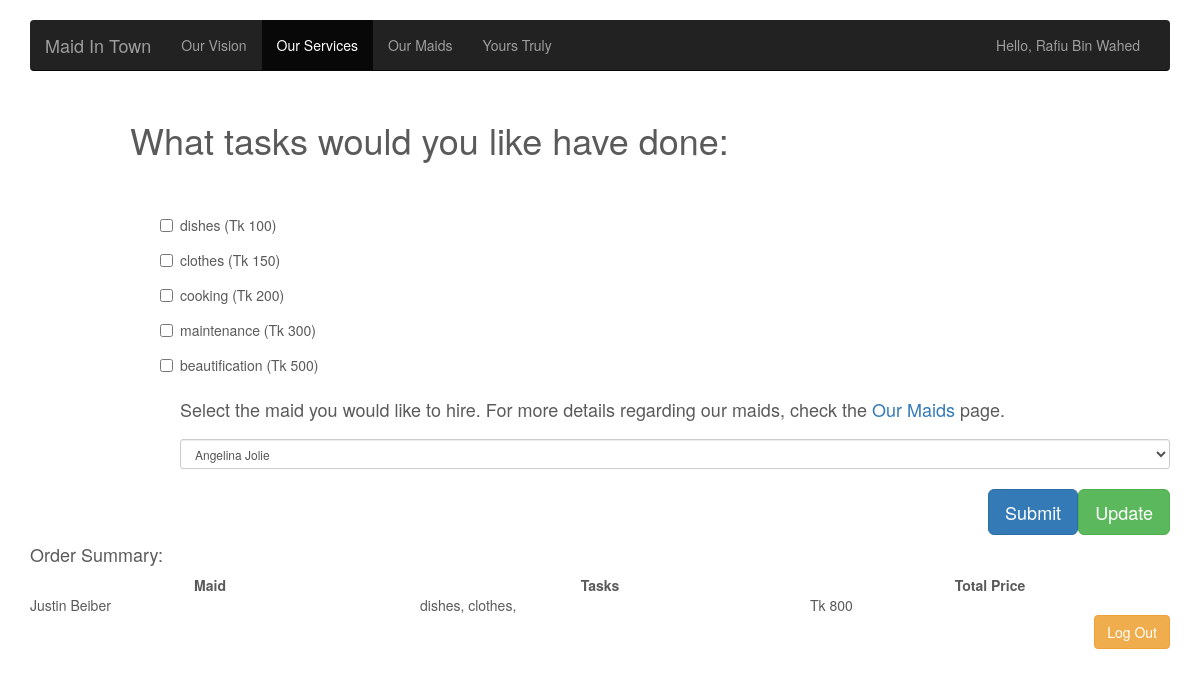
The app's page /services.php (signed in) with its own data.
### tables this page shows
CREATE TABLE IF NOT EXISTS `users` (
`id` int(11) NOT NULL,
  `name` varchar(50) NOT NULL,
  `email` varchar(50) NOT NULL,
  `password` varchar(50) NOT NULL,
  `address` varchar(50) NOT NULL,
  `phone` varchar(11) NOT NULL
);

CREATE TABLE IF NOT EXISTS `task_price` (
`id` int(11) NOT NULL,
  `dishes` int(11) NOT NULL,
  `clothes` int(11) NOT NULL,
  `cooking` int(11) NOT NULL,
  `maintenance` int(11) NOT NULL,
  `beatification` int(11) NOT NULL
);

CREATE TABLE IF NOT EXISTS `user_maid` (
`id` int(11) NOT NULL,
  `user_id` int(11) NOT NULL,
  `maid_id` int(11) NOT NULL,
  `total_price` int(11) NOT NULL
);

CREATE TABLE IF NOT EXISTS `maids` (
`id` int(11) NOT NULL,
  `name` varchar(50) NOT NULL,
  `gender` varchar(10) NOT NULL,
  `contract` varchar(10) NOT NULL
);

CREATE TABLE IF NOT EXISTS `tasks` (
`id` int(11) NOT NULL,
  `user_id` int(11) NOT NULL,
  `dishes` tinyint(1) NOT NULL,
  `clothes` tinyint(1) NOT NULL,
  `cooking` tinyint(1) NOT NULL,
  `maintenance` tinyint(1) NOT NULL,
  `beautification` tinyint(1) NOT NULL
);

### services.php (the view, shortened to what this page needs)
<?php include_once("includes/connection.php"); ?>
<?php
    if (isset($_SESSION['user_id'])){
        $user_id = $_SESSION['user_id'];
        $query = "select name from users WHERE id = {$user_id}";
        $user_name = mysqli_query($connection, $query);
        $user_name = mysqli_fetch_assoc($user_name);
    }
?>
<?php
    $query = "SELECT dishes, clothes, cooking, maintenance, beautification FROM tasks;";
    $tasks_result = mysqli_query($connection, $query);
    $fields = mysqli_fetch_fields($tasks_result);
    $query = "SELECT * FROM maids;";
    $maid_names = mysqli_query($connection, $query);
    $query = "SELECT * FROM task_price;";
    $task_price_result = mysqli_query($connection, $query);
    $task_price = mysqli_fetch_array($task_price_result, MYSQLI_NUM);
?>
<!DOCTYPE html>
<html lang="en">
<head>
    <link href="css/bootstrap.min.css" rel="stylesheet">
    <link href="carousel.css" rel="stylesheet">
    <link href="custom.css" rel="stylesheet">
</head>
<body>
<div class="navbar-wrapper">
    <div class="container">
        <nav class="navbar navbar-inverse navbar-static-top">
            <div class="container">
                <div class="navbar-header">
                    <a class="navbar-brand" href="#">Maid In Town</a>
                </div>
                <div id="navbar" class="navbar-collapse collapse">
                    <ul class="nav navbar-nav">
                        <li><a href="index.html">Our Vision</a></li>
                        <li class="active"><a href="#">Our Services</a></li>
                        <li><a href="maids.php">Our Maids</a></li>
                        <li><a href="#">Yours Truly</a></li>
                    </ul>
                    <ul class="nav navbar-nav pull-right">
                        <li class="pull-right"><a href="login.php" id="log" target="_blank"><?php if (isset($user_name)) { echo "Hello, " . $user_name['name'] ;} else {echo "Log In";}?></a></li>
                    </ul>
                </div>
            </div>
        </nav>
    </div>
</div>
<div class="container" id="tasks_section">
    <form class="form-group-sm" id="tasks_form" method="post" action="#">
        <h1 id="tasks_section_header">What tasks would you like have done: </h1>
        <div id="tasks_controls">
            <?php $i = 1; foreach($fields as $field) { ?>
                <div class="checkbox">
                    <label style="padding: 5px 0;" >
                        <input type="checkbox" name="check_list[]" value="<?php echo $field->name . " " . $task_price[$i];?>"><?php echo $field->name . " " . "(Tk " . $task_price[$i] . ")";?>
                    </label>
                </div>
            <?php $i++; } ?>
            <h4 id="tasks_maid_header">Select the maid you would like to hire. For more details regarding our maids, check the <a href="maids.php" target="_blank">Our Maids</a> page.</h4>
            <select class="form-control" name="maid_id">
                <?php while($name = mysqli_fetch_assoc($maid_names)) { ?>
                    <option value="<?php echo $name['id']; ?>">
                        <?php echo $name['name']; ?>
                    </option>
                <?php } ?>
            </select>
        </div>
        <button class="btn btn-lg btn-success pull-right" id="tasks_button" type="submit" name="update">Update</button>
        <button class="btn btn-lg btn-primary pull-right" id="tasks_button" type="submit" name="submit">Submit</button>
    </form>
</div>
<div class="container">
    <h4>Order Summary:</h4>
    <?php
    if ($_SESSION['user_id']) {
        $user_id = $_SESSION['user_id'];
        $query = "SELECT maids.name, maids.id, total_price FROM maids INNER JOIN user_maid ";
        $query .= "ON maids.id = user_maid.maid_id ";
        $query .= "WHERE user_maid.user_id = {$user_id};";
        $result = mysqli_query($connection, $query);
        $maid_info = mysqli_fetch_assoc($result);
        $maid_name = $maid_info['name'];
        $total_price = $maid_info['total_price'];
?>
        <div class="row">
            <div class="col-lg-4 text-center"><strong>Maid</strong></div>
            <div class="col-lg-4 text-center"><strong>Tasks</strong></div>
            <div class="col-lg-4 text-center"><strong>Total Price</strong></div>
        </div>
        <div class="row">
            <div class="col-lg-4 "><?php echo $maid_name; ?></div>
            <div class="col-lg-4">
                <?php
                $query = "SELECT * FROM tasks ";
                $query .= "WHERE user_id = {$user_id};";
                $tasks_result = mysqli_query($connection, $query);
                while ($row = mysqli_fetch_assoc($tasks_result)) {
                    foreach($row as $key => $value){
                        if ($value == 1){
                            echo $key . ", ";
                        }
                    }
                }
            ?>
            </div>
            <div class="col-lg-4"><?php echo "Tk " . $total_price; ?></div>
            <?php }  ?>
        </div>
</div>
<div class="container">
    <form method="post" action="">
        <button class="btn btn-warning pull-right" name="logout" type="submit">Log Out</button>
    </form>
</div>
</body>
</html>

### carousel.css (style rules this page uses)
body { padding-bottom: 40px; color: #5a5a5a; }
.navbar-wrapper { position: absolute; top: 0; right: 0; left: 0; z-index: 20; }
.navbar-wrapper > .container { padding-right: 0; padding-left: 0; }
.navbar-wrapper .navbar { padding-right: 15px; padding-left: 15px; }
.navbar-wrapper .navbar .container { width: auto; }
@media (min-width: 768px) { .navbar-wrapper { margin-top: 20px; } }
@media (min-width: 768px) { .navbar-wrapper .container { padding-right: 15px; padding-left: 15px; } }
@media (min-width: 768px) { .navbar-wrapper .navbar { padding-right: 0; padding-left: 0; } }
@media (min-width: 768px) { .navbar-wrapper .navbar { border-radius: 4px; } }

### custom.css (style rules this page uses)
#tasks_section { margin-top: 100px; }
#tasks_section_header { margin-bottom: 50px; }
#tasks_form { margin-left: 100px; }
#tasks_controls { margin-left: 50px; }
#tasks_button { margin-top: 20px; }
#tasks_maid_header { margin-top: 20px; margin-bottom: 20px; }

### records on screen
users: name "Rafiu Bin Wahed"
task_price: dishes "100", clothes "150", cooking "200", maintenance "300", beatification "500"
user_maid: maid.name "Justin Beiber", total_price "800"
tasks: key "dishes", key "clothes"

### other values on screen
$field->name "dishes"
$field->name "clothes"
$field->name "cooking"
$field->name "maintenance"
$field->name "beautification"
form field maid_id "Angelina Jolie"
